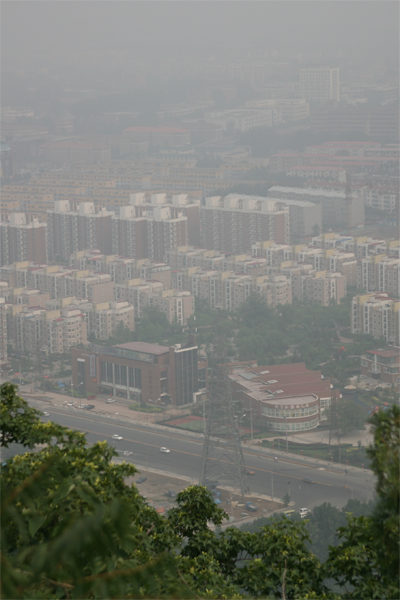
%> input picture 5/canon3.bmp, 400 x 600 px
$ octave --eval "result = dehaze(imread('canon3.bmp'));"   (GNU Octave 9; MATLAB toolbox functions it lacks are replaced by stand-ins)
%> lines starting %> are read from the running program, lines starting %| are printed output that depends on the picture; in (x1, y1, x2, y2) boxes, pixels count from 0 and x2, y2 are one past the last pixel; in counts of white or black regions, pixels touching at a corner belong together; the program's own positions count from 1
### 5/getDark.m
function [darkImg] = getDark(im, windowSize)
% Dark Channel Prior: J_dark(x) = minFilter(min J_c(y)) = 0
% windowSize = 3~15;
darkImg = min(im,[],3); darkImg = ordfilt2(darkImg,1,ones(windowSize,windowSize));
end

### 5/dehaze.m
function [J] = dehaze(im,scale)

if ~exist('scale', 'var')
    scale = 1;
end

[h,w,c]=size(im);
ds = imresize(im, scale);
darkImg = getDark(ds, 5);
% haze model: I(x) = J(x)t(x) + A(1-t(x))......(1)
% I(x): observed indensity i.e. the input haze image
% J(x): the scene radiance i.e. the haze-free image we want to restore
% A: global atmospheric light
% t(x): medium transmission i.e. the portion of the light that is not scattered and reaches the camera.

% Estimating A:
% Find the top 0.1% brightest pixels, take the average, set a threshold
% uint8 220 == double 0.8627

A_threshold = 0.8627;
grayImg = rgb2gray(ds);
num = round(numel(grayImg)*0.001);
[sorted ind] = sort(grayImg(:), 'descend');
[rowInd colInd] = ind2sub(size(grayImg), ind(1:num));

A = 0;
for i = 1:num
   A = A + grayImg(rowInd(i), colInd(i));
end
A = A / num;

if A > A_threshold
    A = A_threshold;
end


% Given I(x), want to get J(x) ==> There are infinite solutions ==> need some prior knowledge
% normalize: I(x)/A = t(x)J(x)/A + 1 - t(x)
% minFilter: minFilter(min(I(y)/A)) = t(x) minFilter(min(J(y)/A)) + 1 - t(x)
% Allpying dark channel prior: minFilter(min(I(y)/A)) = 1 - t(x)
% t(x) = 1 - w * minFilter(min(I(y)/A))
% Assume t(x) is constant for every local region

omega = 0.95;
%t_threshold = 0.1;
t = 1 - omega * (darkImg);
t = imresize(t,1/scale);
t = t(1:h,1:w);
% Problem: in sky region: darkI(x) / A > 1 ==> t < 0
%t = t.*(t>t_threshold); t = t + (t==0).*0.1; % t = max(t, to)

% From (1): J(x) = (I(x) - A(1-t(x))) / t
J = (im - A*(1-t)) ./ t;
end
%> in dehaze, ds is the input picture: size 600x400x3 uint8; mean R, G, B 123.1, 124.9, 117.8
%> in getDark, `darkImg = min(im,[],3)`:
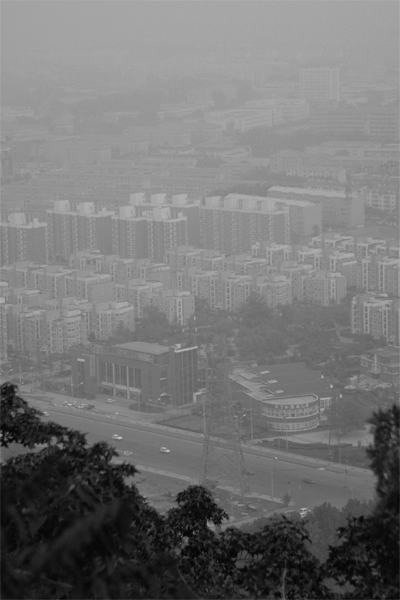
%> darkImg: size 600x400 uint8; min 4, max 199, mean 116.6
%> in getDark, `darkImg = ordfilt2(darkImg,1,ones(windowSize,windowSize))`:
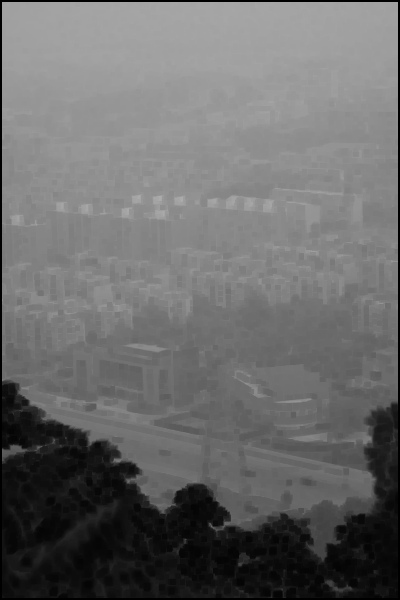
%> darkImg: size 600x400 uint8; min 0, max 172, mean 106.5
%> in dehaze, `grayImg = rgb2gray(ds);`:
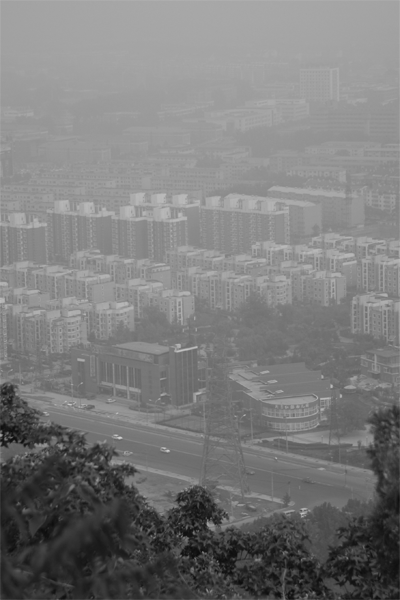
%> grayImg: size 600x400 uint8; min 11, max 209, mean 123.5
%> in dehaze, `[rowInd colInd] = ind2sub(size(grayImg), ind(1:num));`: rowInd = 240 values, max 514 at index 17, min 195 at index 28, mean 250.9; colInd = 240 values, max 400 at index 206, min 1 at index 24, mean 164.3
%> the loop in dehaze, `for i = 1:num` made 240 passes
%> A on passes 1 to 3: 209, 255, 255
%> in dehaze, `A = A / num;`: A = 1
%> in dehaze, `t = 1 - omega * (darkImg);`:
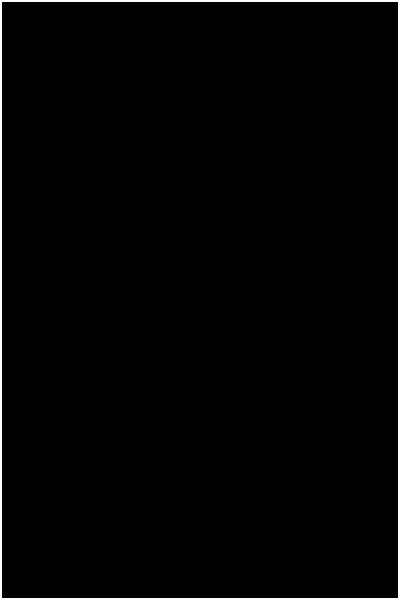
%> t: size 600x400 uint8; values 0 (black) and 1 (white), 1.7% white; 1 white region, box (x1, y1, x2, y2) and area: (0, 0, 400, 600) 3984
%> in dehaze, `J = (im - A*(1-t)) ./ t;`:
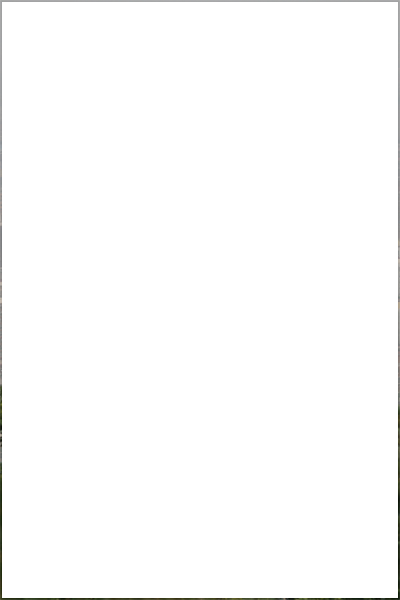
%> J: size 600x400x3 uint8; mean R, G, B 252.7, 252.7, 252.5

$ run again, on 5/depth.bmp
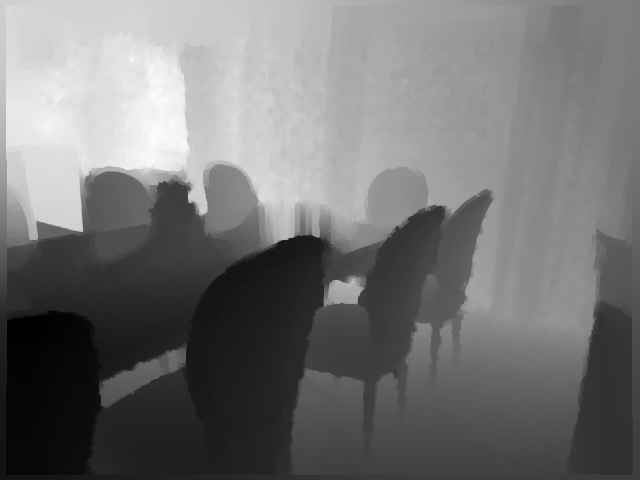
%> input picture 5/depth.bmp, 640 x 480 px
%> in dehaze, ds is the input picture: size 480x640 uint8; min 0, max 255, mean 115.4
%> rowInd = 307 values, max 162 at index 164, min 59 at index 48, mean 126; colInd = 307 values, max 186 at index 47, min 132 at index 48, mean 158.9
%> in dehaze, `A = A / num;`: A = 1
%> in dehaze, `t = 1 - omega * (darkImg);`:
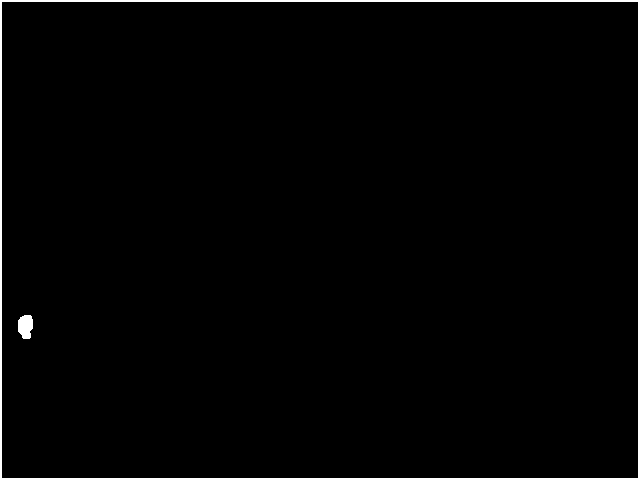
%> t: size 480x640 uint8; values 0 (black) and 1 (white), 1.5% white; 2 white regions, box (x1, y1, x2, y2) and area: (0, 0, 640, 480) 4464, (18, 315, 33, 339) 295
%> in dehaze, `J = (im - A*(1-t)) ./ t;`:
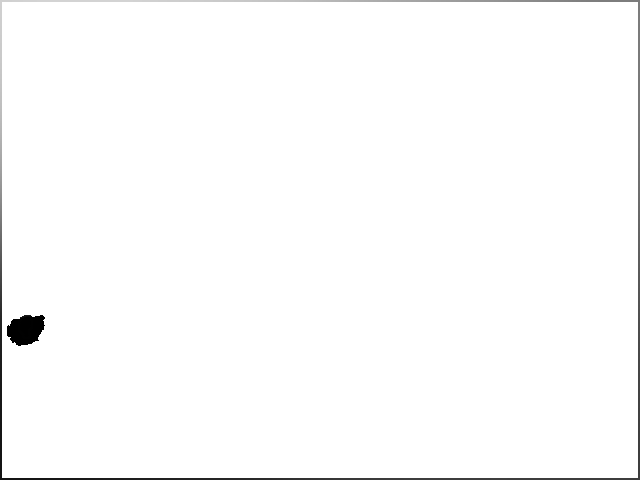
%> J: size 480x640 uint8; min 0, max 255, mean 252.1

$ run again, on 5/forest.jpg
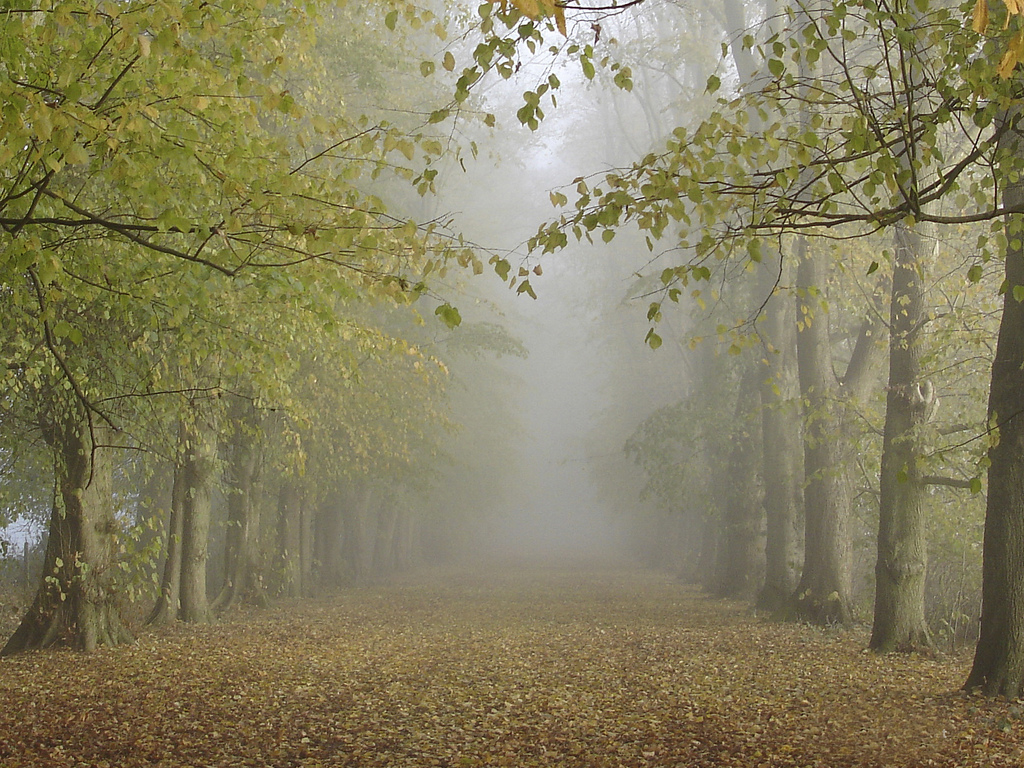
%> input picture 5/forest.jpg, 1024 x 768 px
%> in dehaze, ds is the input picture: size 768x1024x3 uint8; mean R, G, B 133.5, 127.1, 94.7
%> rowInd = 786 values, max 388 at index 763, min 1 at index 382, mean 43.12; colInd = 786 values, max 1003 at index 151, min 26 at index 152, mean 566.1
%> in dehaze, `A = A / num;`: A = 0
%> in dehaze, `t = 1 - omega * (darkImg);`:
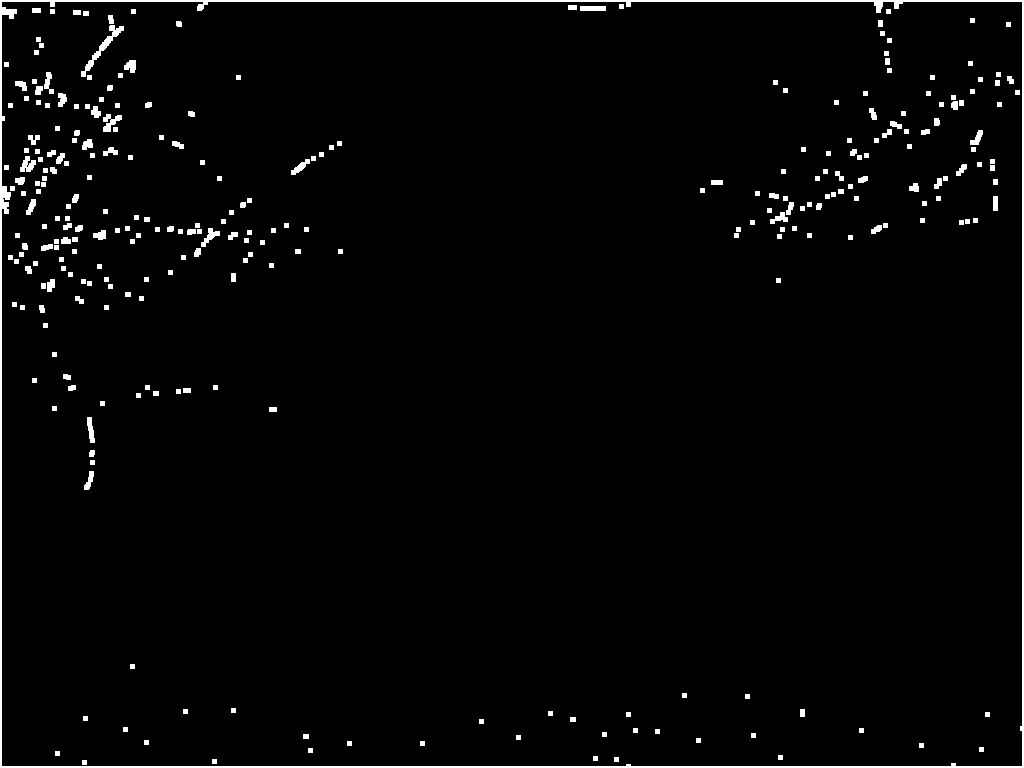
%> t: size 768x1024 uint8; values 0 (black) and 1 (white), 2.3% white; 290 white regions, largest, box (x1, y1, x2, y2) and area: (0, 0, 1024, 768) 7713, (81, 25, 124, 77) 377, (103, 114, 122, 132) 176
%> in dehaze, `J = (im - A*(1-t)) ./ t;`:
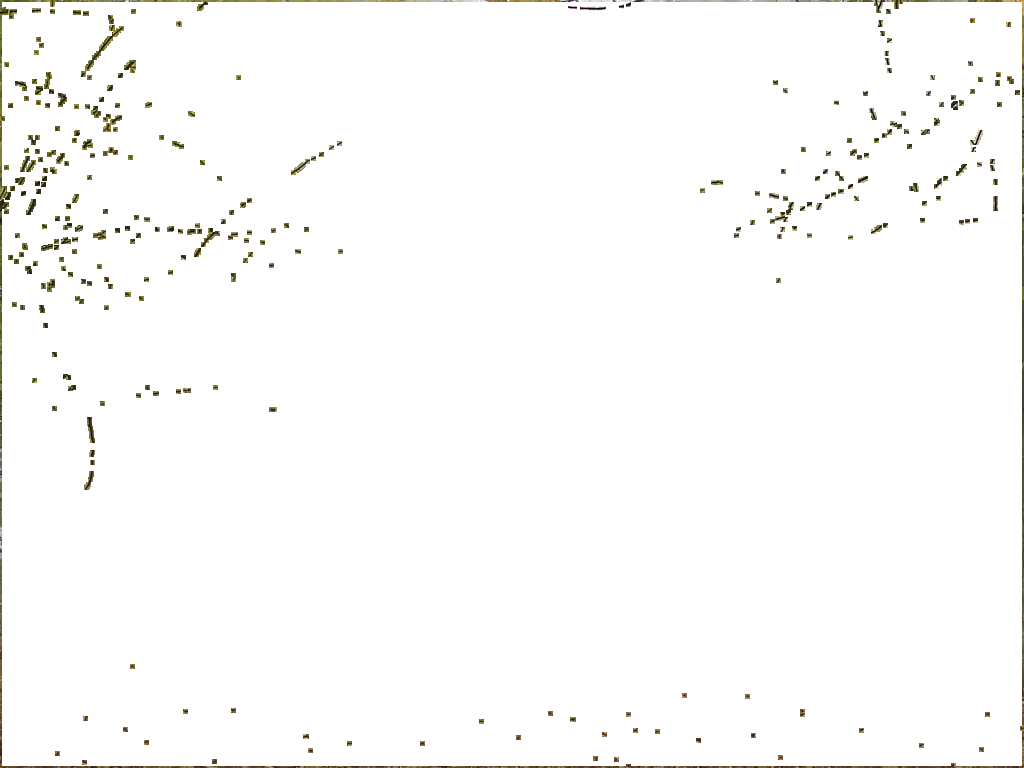
%> J: size 768x1024x3 uint8; mean R, G, B 251.6, 251.4, 250.5
